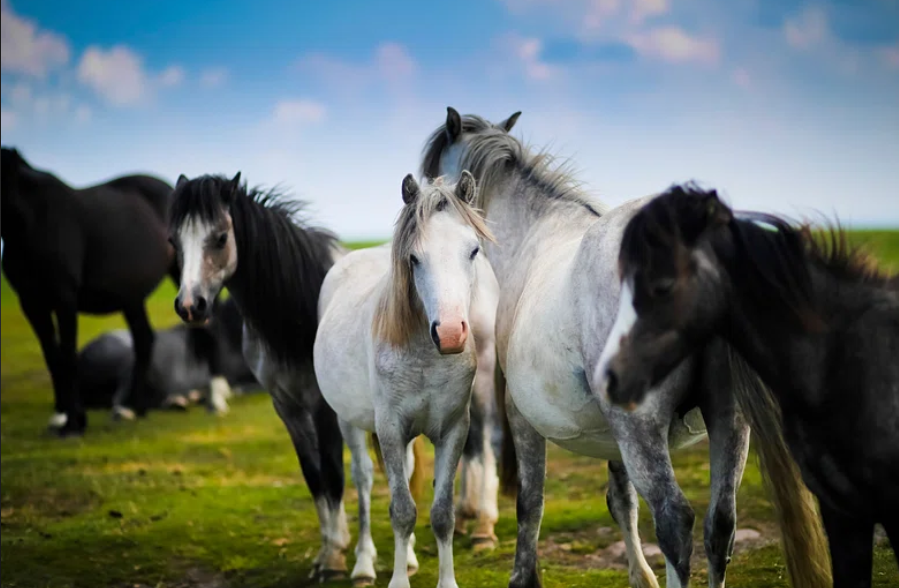
#> input picture unsupervised_learning/kmeans_image/image_1.png, 899 x 588 px
$ jupyter execute --allow-errors distance_image.ipynb
#> lines starting #> are read from the running program, lines starting #| are printed output that depends on the picture
[cell 1]
import cv2
import numpy as np
import matplotlib.pyplot as plt

#load the static images
img1=cv2.imread('image_1.png')
#> img1 is the input picture: shape (588, 899, 3); mean B, G, R 105, 109.7, 99.4
img1_rgb=cv2.cvtColor(img1,cv2.COLOR_BGR2RGB)
plt.imshow(img1_rgb)
plt.axis('off')
plt.title('Image 1')
plt.show()

[cell 2]
img2=cv2.imread('image_2.png')
#> (the rest of this cell did not finish here and is left out)

[cell 3]
img1_rgb.shape
#> Out = (588, 899, 3)

#> (a cell that did not finish here is left out)

[cell 5]
#resizing the images to a common size
img1_resized=cv2.resize(img1_rgb, (200,200))
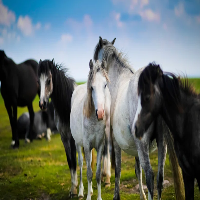
#> img1_resized: shape (200, 200, 3); mean R, G, B 99.4, 109.7, 104.9
#> (the rest of this cell did not finish here and is left out)
